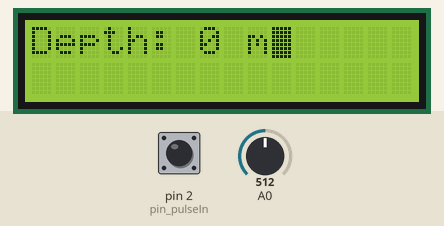
Bench run of a sketch on a simulated Arduino Uno, built with avr-gcc and run on an emulated ATmega328P. On the bench: 16×2 character LCD. The test bench sets the inputs (shaded band); at power-on: A0 = 512, pin 2 (pin_pulseIn) LOW. What the sketch prints to the serial monitor is not drawn.

Above: at 1.2 s.
1.3 s: A0 set to 900
At 2.5 s:
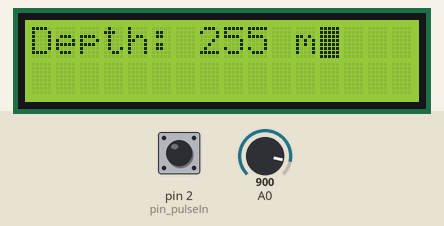
Timing chart, 0 to 4.3 s (numbered marks = the images above; inputs shaded):
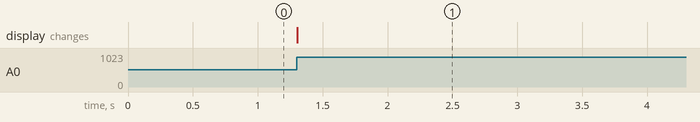

Measured:
- after the input at 1.3 s, the display: changes at once (image 1)

The sketch:

ST30_Transducer_Mock.ino
```cpp
#include <LiquidCrystal.h>

// Analog values for LCD buttons
#define RIGHT_BUTTON_VAL 60
#define UP_BUTTON_VAL 200
#define DOWN_BUTTON_VAL 400
#define LEFT_BUTTON_VAL 600
#define SELECT_BUTTON_VAL 800

#define ARDUINO_MICROSECONDS_DELAY_MAX (0x4000 - 1)  // 14 bit

// LCD pin to Arduino
const int pin_RS = 8;
const int pin_EN = 9;
const int pin_d4 = 4;
const int pin_d5 = 5;
const int pin_d6 = 6;
const int pin_d7 = 7;
LiquidCrystal lcd(pin_RS, pin_EN, pin_d4, pin_d5, pin_d6, pin_d7);

// Pins to ST30
const int pin_pulseIn = 2;  // InPin, triggers an interrupt when ST30 generates a pulse to transducer
const int pin_echoOut = 3;  // OutPin, Toggles high to emulate echo of pulse

// Depth selection and display
uint8_t currentDepth = 0;     // Selected depth from user
int8_t selectedRelDepth = 0;  // Previously selected depth (needs to be outside of loop scope)

// Delay calculation
uint32_t calculatedDepthDelay = 0;                 // Wait time in microseconds
const uint32_t METER_TO_DELAY = 1333;              // Rough estimate in microseconds
const uint32_t CORRECTION = 0.7 * METER_TO_DELAY;  // Some calibration (maybe to to some electronics delay and/or slow arduino[libraries])

// Print depth to LCD
void printDepth() {
  lcd.clear();
  lcd.print("Depth: ");
  lcd.print(currentDepth);
  lcd.print(" m");
}

// Wraps delayMicroseconds for higher delays
// Arduino's microseconds delay is only 14 bit length. milliseconds delay-function doesn't seem to work properly in ISR
void us_delay(uint32_t waitTime) {
  while (waitTime > ARDUINO_MICROSECONDS_DELAY_MAX) {
    delayMicroseconds(ARDUINO_MICROSECONDS_DELAY_MAX);
    waitTime -= ARDUINO_MICROSECONDS_DELAY_MAX;
  }
  if (waitTime > 0) {
    delayMicroseconds(waitTime);
  }
}

// Emulates echo to ST30
void echoISR() {
  // Wait calculated time
  us_delay(calculatedDepthDelay);

  // Toggle pin
  digitalWrite(pin_echoOut, HIGH);
  digitalWrite(pin_echoOut, LOW);
}

// Setup Serial, LCD and Pins for Depth emulation
void setup() {
  Serial.begin(9600);
  lcd.begin(16, 2);

  pinMode(pin_pulseIn, INPUT);
  pinMode(pin_echoOut, OUTPUT);
  digitalWrite(pin_echoOut, LOW);
  attachInterrupt(digitalPinToInterrupt(pin_pulseIn), echoISR, RISING);

  lcd.blink();
  printDepth();
}


// Reads button pins for depth selection
void loop() {
  int x = analogRead(0);
  if (x < RIGHT_BUTTON_VAL) {
    selectedRelDepth = 1;
  } else if (x < UP_BUTTON_VAL) {
    selectedRelDepth = 10;
  } else if (x < DOWN_BUTTON_VAL) {
    selectedRelDepth = -10;
  } else if (x < LEFT_BUTTON_VAL) {
    selectedRelDepth = -1;
  } else if (x < SELECT_BUTTON_VAL) {
    // Nothing to do
    // GO
  } else {  // Button release
    if (selectedRelDepth != 0) {
      // Ignore Over-/Underflow for now (maybe it's event convenient)
      currentDepth += selectedRelDepth;
      calculatedDepthDelay = ((uint32_t)currentDepth * METER_TO_DELAY) + CORRECTION;
      Serial.print("New Delay for ");
      Serial.print(currentDepth);
      Serial.print(" Meters: ");
      Serial.print(calculatedDepthDelay);
      Serial.println(" us");
      printDepth();
    }
    selectedRelDepth = 0;
  }
}
```
